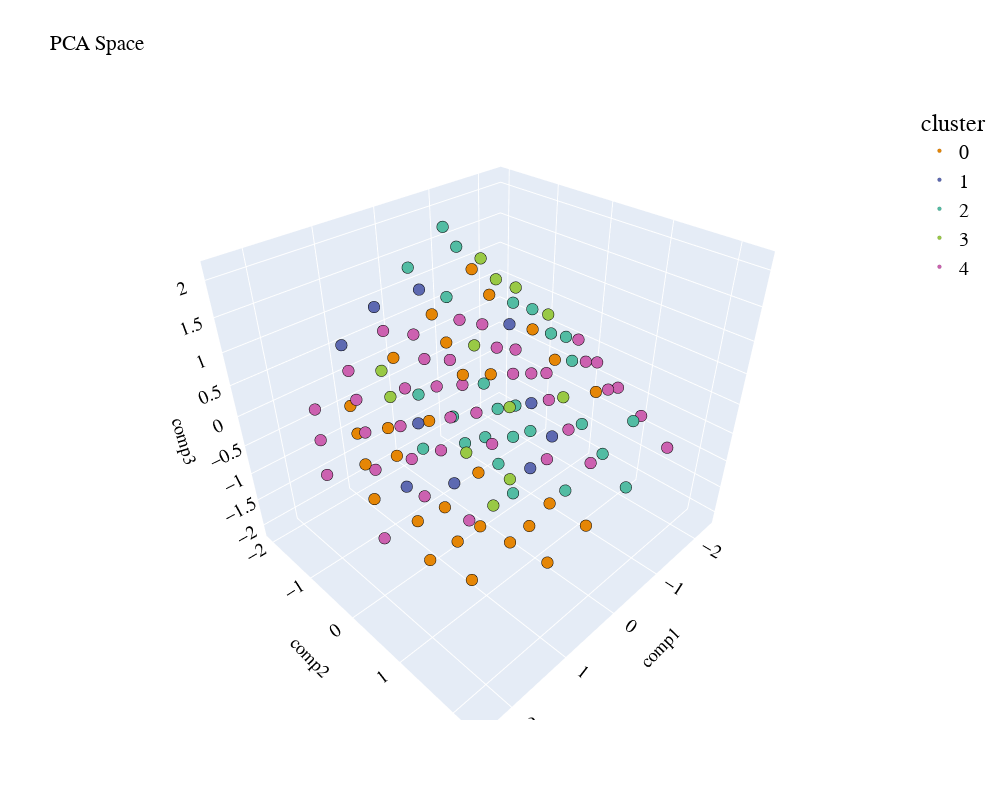

Notebook source saved alongside this figure:
### Code cell
pca_3d_object, df_pca_3d = get_pca_3d(rfm_and_country_df.iloc[:, 1:4], clusters_predict)
plot_pca_3d(df_pca_3d, title = "PCA Space", opacity=1, width_line = 0.1)
print("The variability is :", pca_3d_object.eigenvalues_summary)

### Figure 1 — Plotly figure (JSON) as saved in the notebook; plotly's stock layout.template omitted (floating-point values rounded to 4 significant figures; data arrays with more than 128 entries replaced by an {"elided": "..."} marker saying what was removed)
{"data": [{"hovertemplate": "cluster=0<br>comp1=%{x}<br>comp2=%{y}<br>comp3=%{z}<extra></extra>", "legendgroup": "0", "marker": {"color": "rgb(229, 134, 6)", "line": {"color": "black", "width": 0.1}, "opacity": 1, "size": 4, "symbol": "circle"}, "mode": "markers", "name": "0", "scene": "scene", "showlegend": true, "type": "scatter3d", "x": {"elided": "1819 float values"}, "y": {"elided": "1819 float values"}, "z": {"elided": "1819 float values"}}, {"hovertemplate": "cluster=1<br>comp1=%{x}<br>comp2=%{y}<br>comp3=%{z}<extra></extra>", "legendgroup": "1", "marker": {"color": "rgb(93, 105, 177)", "line": {"color": "black", "width": 0.1}, "opacity": 1, "size": 4, "symbol": "circle"}, "mode": "markers", "name": "1", "scene": "scene", "showlegend": true, "type": "scatter3d", "x": {"elided": "212 float values"}, "y": {"elided": "212 float values"}, "z": {"elided": "212 float values"}}, {"hovertemplate": "cluster=2<br>comp1=%{x}<br>comp2=%{y}<br>comp3=%{z}<extra></extra>", "legendgroup": "2", "marker": {"color": "rgb(82, 188, 163)", "line": {"color": "black", "width": 0.1}, "opacity": 1, "size": 4, "symbol": "circle"}, "mode": "markers", "name": "2", "scene": "scene", "showlegend": true, "type": "scatter3d", "x": {"elided": "1879 float values"}, "y": {"elided": "1879 float values"}, "z": {"elided": "1879 float values"}}, {"hovertemplate": "cluster=3<br>comp1=%{x}<br>comp2=%{y}<br>comp3=%{z}<extra></extra>", "legendgroup": "3", "marker": {"color": "rgb(153, 201, 69)", "line": {"color": "black", "width": 0.1}, "opacity": 1, "size": 4, "symbol": "circle"}, "mode": "markers", "name": "3", "scene": "scene", "showlegend": true, "type": "scatter3d", "x": [2.397, -0.9572, -0.1462, -1.878, 0.3145, 2.287, -0.1462, 2.047, 0.9058, 0.9058, 1.236, 1.125, -0.2561, 2.047, 0.9054, -1.878, 2.047, -1.418, -0.1462, 0.5549, 1.586, -0.9572, 1.937, 1.937, -0.1462, -0.1462, -2.339, -2.339, 0.5545, 0.7749, 2.397, -1.878, 2.397, 2.047, 0.7749, -2.339, -2.339, 1.125, 0.4244, -1.528, 0.2047, 1.827, 1.696, -2.339, -1.418, 1.586, -1.989, 0.5549, 0.6651, -2.339, -0.9568, 0.7749, -0.9572, -1.418, 1.696, -0.6062, -0.1458, 1.827, -2.339, -0.03601, 1.366, 1.476], "y": [-0.3309, -1.058, -0.643, -0.5629, -0.9023, 0.58, -0.643, -0.9825, 1.289, 1.289, -1.398, -0.4869, 0.2448, -0.9825, 1.312, -0.5629, -0.9825, -0.7991, -0.643, 0.6601, -0.7463, -1.058, -0.0947, -0.0947, -0.643, -0.643, -0.3035, -0.3035, 0.6833, -1.139, -0.3309, -0.5629, -0.3309, -0.9825, -1.139, -0.3035, -0.3035, -0.4869, -1.79, 0.1118, -0.01457, 0.8162, -1.634, -0.3035, -0.8222, -0.7463, 0.348, 0.6601, -0.2508, -0.3035, -1.082, -1.139, -1.058, -0.7991, -1.634, -0.4299, -0.6661, 0.8162, -0.3035, -1.554, 1.052, 0.1646], "z": [-0.0008418, 0.4891, -0.02147, 0.4931, 0.4994, -0.5074, -0.02147, -0.01513, 1.067, 1.067, 0.4954, -0.01116, 0.5177, -0.01513, 0.02139, 0.4931, -0.01513, -0.03178, -0.02147, 0.007106, 0.5097, 0.4891, 0.524, 0.524, -0.02147, -0.02147, -0.02781, -0.02781, -1.039, -0.02544, -0.0008418, 0.4931, -0.0008418, -0.01513, -0.02544, -0.02781, -0.02781, -0.01116, -0.03973, -0.5384, 1.039, 0.01742, -0.02942, -0.02781, 1.014, 0.5097, -0.01352, 0.007106, 0.5137, -0.02781, 1.535, -0.02544, 0.4891, -0.03178, -0.02942, 1.549, 1.024, 0.01742, -0.02781, 0.4851, 0.5423, 0.003132]}, {"hovertemplate": "cluster=4<br>comp1=%{x}<br>comp2=%{y}<br>comp3=%{z}<extra></extra>", "legendgroup": "4", "marker": {"color": "rgb(204, 97, 176)", "line": {"color": "black", "width": 0.1}, "opacity": 1, "size": 4, "symbol": "circle"}, "mode": "markers", "name": "4", "scene": "scene", "showlegend": true, "type": "scatter3d", "x": [-1.418, -1.879, -0.2561, -0.9572, 0.2043, 0.5549, -1.418, -2.339, -1.418, -0.1462, -1.177, -0.8267, -0.6066, 2.047, -1.989, 0.3145, -0.6066, -1.638, -0.1462, 1.827, -0.03601, 1.827, 1.937, -0.03601, 2.287, 1.125, -1.418, -0.4968, 1.586, -0.01572, -0.6066, 1.016, -0.3663, 0.3145, 1.125, -2.339, -1.989, 0.3145, -2.339, 0.6647, 1.476, 1.827, -2.339, 1.125, -0.2561, 2.397, 1.125, 1.236, 2.397, 0.7753, 2.397, 2.397, -0.3663, 0.3145, 1.937, -0.9369, 2.397, -1.287, 0.6651, -0.01572, -0.7168, 1.366, -1.989, -1.067, 1.827, -0.7172, 2.397, 1.827, 0.5549, 1.476, 2.047, 1.696, -2.339, -0.1458, 2.287, 0.2043], "y": [-0.7991, -0.5397, 0.2448, -1.058, 0.008575, 0.6601, -0.7991, -0.3035, -0.7991, -0.643, 0.7403, 1.392, -0.4068, -0.9825, 0.348, -0.9023, -0.4068, 0.9996, -0.643, 0.8162, -1.554, 0.8162, -0.0947, -1.554, 0.58, -0.4869, -0.7991, -1.295, -0.7463, 1.807, -0.4068, 0.4008, 1.156, -0.9023, -0.4869, -0.3035, 0.348, -0.9023, -0.3035, -0.2276, 0.1415, 0.8162, -0.3035, -0.4869, 0.2448, -0.3309, -0.4869, -1.398, -0.3309, -1.162, -0.3309, -0.3309, 1.156, -0.9023, -0.0947, 2.303, -0.3309, 1.651, -0.2508, 1.807, 0.5041, 1.076, 0.348, -0.1475, 0.8162, 0.5272, -0.3309, 0.8162, 0.6601, 0.1646, -0.9825, -1.634, -0.3035, -0.6661, 0.5569, 0.008575], "z": [-0.03178, -0.5527, 0.5177, 0.4891, -0.007182, 0.007106, -0.03178, -0.02781, -0.03178, -0.02147, 0.5216, 0.5359, 0.5034, -0.01513, -0.01352, 0.4994, 0.5034, 0.0007659, -0.02147, 0.01742, 0.4851, 0.01742, 0.524, 0.4851, -0.5074, -0.01116, -0.03178, -0.03576, 0.5097, 0.02537, 0.5034, 0.528, 0.01108, 0.4994, -0.01116, -0.02781, -0.01352, 0.4994, -0.02781, -0.532, 1.049, 0.01742, -0.02781, -0.01116, 0.5177, -0.0008418, -0.01116, 0.4954, -0.0008418, 1.02, -0.0008418, -0.0008418, 0.01108, 0.4994, 0.524, 0.02934, -0.0008418, 0.01505, 0.5137, 0.02537, -0.003208, -0.5035, -0.01352, -0.0175, 0.01742, -1.049, -0.0008418, 0.01742, 0.007106, 0.003132, -0.01513, -0.02942, -0.02781, 1.024, 0.5383, -0.007182]}], "layout": {"autosize": false, "font": {"color": "black", "family": "Gilroy", "size": 15}, "height": 800, "legend": {"font": {"size": 20}, "title": {"font": {"family": "Times New Roman"}, "text": "cluster"}, "tracegroupgap": 0}, "scene": {"domain": {"x": [0, 1], "y": [0, 1]}, "xaxis": {"title": {"font": {"color": "black"}, "text": "comp1"}}, "yaxis": {"title": {"font": {"color": "black"}, "text": "comp2"}}, "zaxis": {"title": {"font": {"color": "black"}, "text": "comp3"}}}, "showlegend": true, "title": {"text": "PCA Space"}, "width": 1000}}
